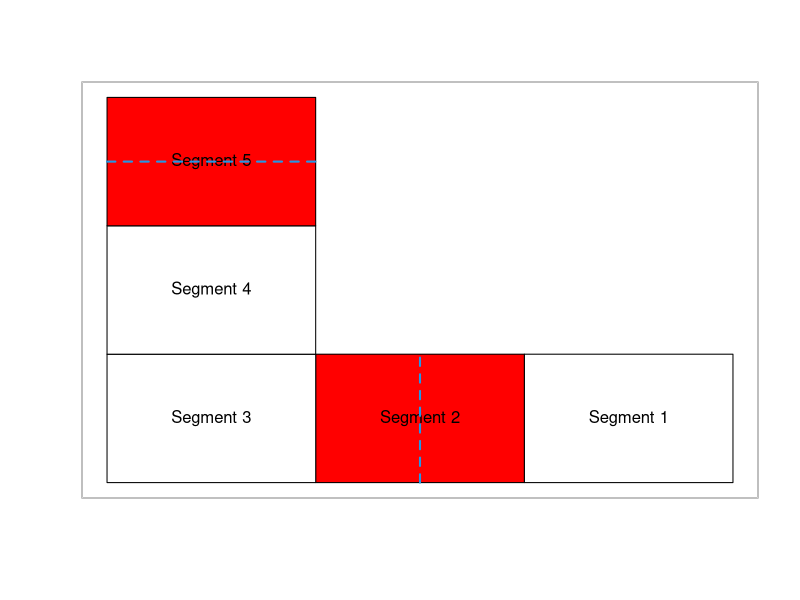
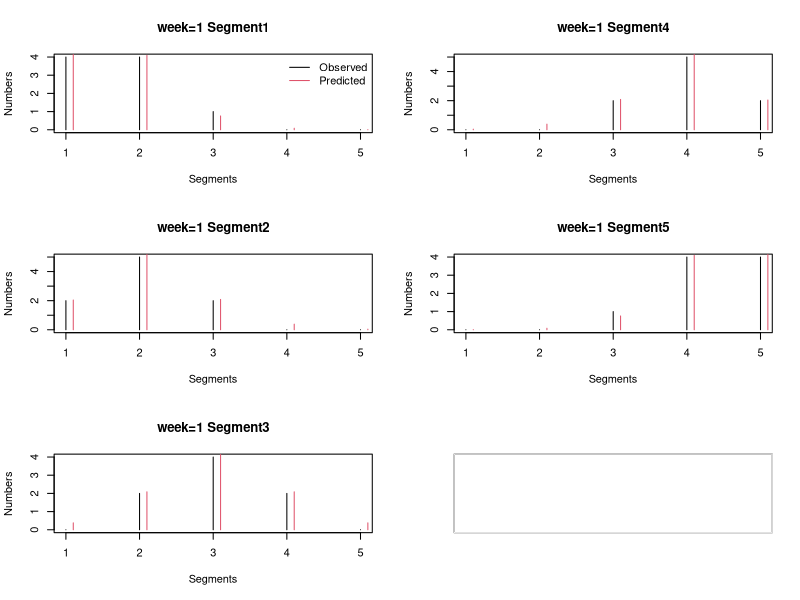

Source code (R) for these figures, in order: (Note: this script raises an error after producing the figures.)
#Assumptions
#1. The waters along the coast are considered to berepresented by a number of discrete linear segments 
#   of equal measure
#2. The probability of movement of a tagged shark from one segment is p, thus prob of no movement is 1-p
#3. There is equal probability of moving to either of the adjacent segments, but the proability of moving beyond 
#   those segments is 0 in the time step
#4. We extend the linear extent of the model sufficiently to cover all possible movements and return to 
#   the area of interest
#5. A shark tagged in one segement will therefore have a probabability of being in any of the 
#   other segments at a specific time in the future that is dependent on the above probability.
#6. Movement of an individual shark is random bewtwen time steps, i.e. no persistence of direction
#   moved, thus ignore repeat measures (Aldo: cover your ears!!)
#7. The probability of detection within the specific segments, if the shark is present in that 
#   segment at that time step, that contain the receiver lines is q
#8. Probability of death or tag failure or loss is 1 - exp(-M/365)

library(expm)


#DATA SECTION

#note: 1 week time step


#Coastal segments
#Segments=c("Lost",1:5)
Segments=paste("Segment",1:5,sep="")
n.seg=length(Segments)
Receiver.segments=Segments[c(2,5)]


#visualise segments and lines
plot(1:4,ylim=c(1,4),xlim=c(1,4),col="transparent",xaxt="n",yaxt="n",ylab="",xlab="")
fn.see.seg=function(X1,X2,Y1,Y2,TXT,CL)
{
    polygon(x=c(X1,X2,X2,X1),y=c(Y1,Y1,Y2,Y2),col=CL)
    text(mean(c(X1,X2)),mean(c(Y1,Y2)),TXT)
  }
fn.see.seg(4,3,1,2,'Segment 1',"white")
fn.see.seg(3,2,1,2,'Segment 2',"red")
fn.see.seg(2,1,1,2,'Segment 3',"white")
fn.see.seg(2,1,2,3,'Segment 4',"white")
fn.see.seg(2,1,3,4,'Segment 5',"red")
segments(2.5,1,2.5,2,col=4,lwd=2,lty=2)
segments(1,3.5,2,3.5,col=4,lwd=2,lty=2)
box(col="white")



#PARAMETER SECTION

#Probability of moving 
P=0.1 

#Probability of detecting
Q=0.9

#Daily loss through natural mortality, tag loss or tag failure
M=0.1
loss=exp(-M/365)



#POCEDURE SECTION

#A --Simulate movement given movement parameters and simulated tagged sharks

  #A.1 Movement simulation function 
fn.mov.sim=function(theta)
{
  #1. extract parameters
  p=theta[1]
  qq=theta[2]
  
  
  #2. Build matrices
  
    #2.1 Movement transition (rows are orign, columns are destination)
  #note: this is the underlaying movement propabilities of the population
  Mov_trans=matrix(0,nrow=n.seg,ncol=n.seg)
  rownames(Mov_trans)=colnames(Mov_trans)=Segments  
  for(i in 1:n.seg)   
  {
    #if(i==1)            Mov_trans[i,i]=1   #if lost, then stays lost
    if(i==1)            Mov_trans[i,i:(i+1)]=c(1-p,p)
    if(i>1 & i<n.seg)   Mov_trans[i,(i-1):(i+1)]=c(p/2,1-p,p/2)
    if(i==n.seg)        Mov_trans[i,(i-1):i]=c(p,1-p)
  }
  
    #2.2. add mortality/tagg failure
  LOSS=matrix(loss,nrow=n.seg,ncol=n.seg)
  Mov_trans_LOSS=Mov_trans*LOSS
    
    #2.3 Detection probability
  Detect=matrix(qq,nrow=n.seg,ncol=n.seg)
  
  
  #3. Release tag groups, move sharks for N time and detect sharks
  Tag.gp=unique(Rel_shk$Tag.Group)
  n.t.g=length(Tag.gp)
  Store.pred=vector('list',length=n.t.g)
  names(Store.pred)=Tag.gp
  Store.Rel=Store.pred
  for(x in 1:n.t.g)
  {
      #select tag group information
    dd=subset(Rel_shk,Tag.Group==Tag.gp[x])
    N.time=Sim.time-dd$Week
    Rel=rep(0,length(rownames(Mov_trans)))
    Rel[match(as.character(dd$Segments),rownames(Mov_trans))]=dd$N.rel
    
    Mov_trans_N.time=Mov_trans_LOSS %^% N.time          #move over N.time
    Mov_trans_N.time_detect= Mov_trans_N.time* Detect   #detect sharks    
    N_shrk=Mov_trans_N.time_detect * Rel                #release sharks 
    Pred_numbers=N_shrk[match(as.character(dd$Segments),rownames(Mov_trans)),]
    Store.pred[[x]]=Pred_numbers
    Store.Rel[[x]]=dd
  }
  
  Store.pred=do.call(rbind,Store.pred)
  Store.Rel=do.call(rbind,Store.Rel)
  
  #4. Objective function  
  if(Simulation=="YES") nloglike=0
  
  if(Simulation=="NO")
  {
    obs=nrow(DATA)
    nloglike=rep(NA,obs)
    for(n in 1:obs)
    {
      observed=DATA[n,]
      predicted=Store.pred[n,]                #issue1: should only compare segment with receiver line as there are no data for segments
      predicted.prop=predicted/sum(predicted)         # without receiver lines?
                                      #issue2: should add multiple comparisons each time a shark was detected (random effects?)
      
      #multinomial log like
      nloglike[n]=sum(-observed*log(predicted.prop))
    }
    nloglike=sum(nloglike)
  }
  
  
  return(list(nloglike=nloglike,Sim_det=Store.pred,Sim.rel=Store.Rel))
  
}


  #A.2. Simulated release data set
#note: release 10 sharks in different Segments in week 1
N.segs=5
N.shks=10
Rel_shk.sim=data.frame(Week=rep(1,N.segs),
            Segments=as.character(paste("Segment",1:N.segs,sep="")),
            N.rel=rep(N.shks,N.segs))
Rel_shk.sim$Tag.Group=as.character(with(Rel_shk.sim,paste(Week,Segments)))  #Tag groups

Sim.weeks=10  #number of monitoring weeks


  #A.3 Execute movement simulation function
Simulation="YES"
Rel_shk=Rel_shk.sim
Sim.time=Sim.weeks
Sim.mov=fn.mov.sim(theta=c(P=P,Q=Q))


  #A.4 Extract simulated data
Sim.mov.observations=Sim.mov$Sim_det
Sim.rel.data=Sim.mov$Sim.rel


  #A.5 Fit simulated data
Simulation="NO"
DATA=round(Sim.mov.observations)
Rel_shk=Sim.rel.data

theta1=c(P=0.2,Q=0.8)
objfun=function(theta1){fn.mov.sim(theta1)$nloglike}
fit=optim(theta1,objfun, hessian=T, control=c(trace=1, maxit=10000))   
v_ob=solve(fit$hessian)  

#apply parameters to function
Best.fit=fn.mov.sim(fit$par)

#compare simulated and estimated 
fn.compare=function(D1,D2)
{
  a=nrow(D1)
  for(i in 1:a)
  {
    X=1:length(D1[i,])
    plot(X,D1[i,],type='h',xlab="Segments",ylab="Numbers",main=paste("week=", rownames(D1)[i],sep=""))
    points(X+.1,D2[i,],type='h',col=2)
    if(i==1)legend("topright",c("Observed","Predicted"),lty=c(1,1),col=c(1,2),bty='n',cex=1)
  }
}

par(mfcol=c(3,2))
fn.compare(D1=DATA,D2=Best.fit$Sim_det)
plot(1:10,col="transparent",ann=F,xaxt='n',yaxt='n',main="Parameter values")
box(col="white")
legend("topleft",paste(names(theta),"=",theta),bty='n',text.col=1,cex=1.5)
legend("bottomright",paste(names(fit$par),"=",round(fit$par,3)),bty='n',text.col=2,cex=1.5)




#Random effect: multiply the detection prob by a value (for each shark) drawn from distribution



 

#B --Observed movement
Obs.det=data.frame(
  week.rel=rep("one",15),
  segment.rel=rep("1",15),
  TagCode=rep(c("GS.1","GS.2","GS.3"),each=5),
  week=rep(1:5,3),
  segment=c(1,1,1,2,2,1,2,3,4,5,1,2,2,3,3))
Obs.det$TagGroup=paste(Obs.det$segment.rel,Obs.det$week.rel)



#NOT USED
#   #4. Loop over each shark
#   shks=unique(Obs.det$TagCode)
#   n.shk=length(shks)
#   for(s in 1:n.shk)
#   {
#     dat=subset(Obs.det,TagCode==shks[s])
#     
#     #4.1 find release segment of each sharks
#     id=match(as.character(dat$segment[1]),rownames(Mov_trans))
#     Rel_shk[id]=1
#     
#     #4.2 Loop over each detected day
#     days=unique(dat$day[-1])
#     n.days=length(days)
#     for(d in 1:n.days)
#     {
#       dd=subset(dat,day==days[d])
#       N.days=dd$day-dat$day[1]
#       Mov_trans_N.days=Mov_trans %^% N.days  #move over N.days
#       Mov_trans_N.days_detect= Mov_trans_N.days* Detect  #detect
#       Mov_trans_shrk=Mov_trans_N.days_detect * Rel_shk   #seed shark
#       Mov_trans_shrk=Mov_trans_shrk[id,]
#       
#       #Find segments where receiver lines are located
#      # PROBS=Mov_trans_shrk[]
#       
#      }
#      
#   }
